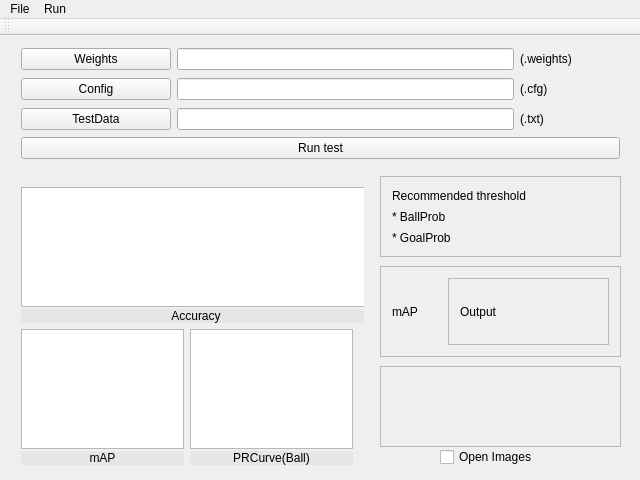
<?xml version="1.0" encoding="UTF-8"?>
<ui version="4.0">
 <class>YOLOTestUI</class>
 <widget class="QMainWindow" name="YOLOTestUI">
  <property name="geometry">
   <rect>
    <x>0</x>
    <y>0</y>
    <width>640</width>
    <height>480</height>
   </rect>
  </property>
  <property name="sizePolicy">
   <sizepolicy hsizetype="Fixed" vsizetype="Fixed">
    <horstretch>0</horstretch>
    <verstretch>0</verstretch>
   </sizepolicy>
  </property>
  <property name="windowTitle">
   <string>YOLOTestUI</string>
  </property>
  <widget class="QWidget" name="centralWidget">
   <widget class="QWidget" name="verticalLayoutWidget">
    <property name="geometry">
     <rect>
      <x>10</x>
      <y>0</y>
      <width>621</width>
      <height>134</height>
     </rect>
    </property>
    <layout class="QVBoxLayout" name="verticalLayout">
     <item>
      <layout class="QHBoxLayout" name="horizontalLayout">
       <item>
        <widget class="QPushButton" name="pushSelectWeights">
         <property name="sizePolicy">
          <sizepolicy hsizetype="Fixed" vsizetype="Fixed">
           <horstretch>0</horstretch>
           <verstretch>0</verstretch>
          </sizepolicy>
         </property>
         <property name="minimumSize">
          <size>
           <width>150</width>
           <height>0</height>
          </size>
         </property>
         <property name="text">
          <string>Weights</string>
         </property>
        </widget>
       </item>
       <item>
        <widget class="QLineEdit" name="lineWeights">
         <property name="minimumSize">
          <size>
           <width>200</width>
           <height>0</height>
          </size>
         </property>
         <property name="alignment">
          <set>Qt::AlignRight|Qt::AlignTrailing|Qt::AlignVCenter</set>
         </property>
        </widget>
       </item>
       <item>
        <widget class="QLabel" name="labelWeights">
         <property name="sizePolicy">
          <sizepolicy hsizetype="Fixed" vsizetype="Preferred">
           <horstretch>0</horstretch>
           <verstretch>0</verstretch>
          </sizepolicy>
         </property>
         <property name="minimumSize">
          <size>
           <width>100</width>
           <height>0</height>
          </size>
         </property>
         <property name="text">
          <string>(.weights)</string>
         </property>
        </widget>
       </item>
      </layout>
     </item>
     <item>
      <layout class="QHBoxLayout" name="horizontalLayout_2">
       <item>
        <widget class="QPushButton" name="pushSelectConfig">
         <property name="sizePolicy">
          <sizepolicy hsizetype="Fixed" vsizetype="Fixed">
           <horstretch>0</horstretch>
           <verstretch>0</verstretch>
          </sizepolicy>
         </property>
         <property name="minimumSize">
          <size>
           <width>150</width>
           <height>0</height>
          </size>
         </property>
         <property name="text">
          <string>Config</string>
         </property>
        </widget>
       </item>
       <item>
        <widget class="QLineEdit" name="lineConfig">
         <property name="minimumSize">
          <size>
           <width>200</width>
           <height>0</height>
          </size>
         </property>
         <property name="alignment">
          <set>Qt::AlignRight|Qt::AlignTrailing|Qt::AlignVCenter</set>
         </property>
        </widget>
       </item>
       <item>
        <widget class="QLabel" name="labelConfig">
         <property name="sizePolicy">
          <sizepolicy hsizetype="Fixed" vsizetype="Preferred">
           <horstretch>0</horstretch>
           <verstretch>0</verstretch>
          </sizepolicy>
         </property>
         <property name="minimumSize">
          <size>
           <width>100</width>
           <height>0</height>
          </size>
         </property>
         <property name="text">
          <string>(.cfg)</string>
         </property>
        </widget>
       </item>
      </layout>
     </item>
     <item>
      <layout class="QHBoxLayout" name="horizontalLayout_3">
       <item>
        <widget class="QPushButton" name="pushSelectConfig_2">
         <property name="sizePolicy">
          <sizepolicy hsizetype="Fixed" vsizetype="Fixed">
           <horstretch>0</horstretch>
           <verstretch>0</verstretch>
          </sizepolicy>
         </property>
         <property name="minimumSize">
          <size>
           <width>150</width>
           <height>0</height>
          </size>
         </property>
         <property name="text">
          <string>TestData</string>
         </property>
        </widget>
       </item>
       <item>
        <widget class="QLineEdit" name="lineConfig_2">
         <property name="minimumSize">
          <size>
           <width>200</width>
           <height>0</height>
          </size>
         </property>
         <property name="alignment">
          <set>Qt::AlignRight|Qt::AlignTrailing|Qt::AlignVCenter</set>
         </property>
        </widget>
       </item>
       <item>
        <widget class="QLabel" name="labelTestData">
         <property name="sizePolicy">
          <sizepolicy hsizetype="Fixed" vsizetype="Preferred">
           <horstretch>0</horstretch>
           <verstretch>0</verstretch>
          </sizepolicy>
         </property>
         <property name="minimumSize">
          <size>
           <width>100</width>
           <height>0</height>
          </size>
         </property>
         <property name="text">
          <string>(.txt)</string>
         </property>
        </widget>
       </item>
      </layout>
     </item>
     <item>
      <widget class="QPushButton" name="pushRunTest">
       <property name="text">
        <string>Run test</string>
       </property>
      </widget>
     </item>
    </layout>
   </widget>
   <widget class="QWidget" name="verticalLayoutWidget_5">
    <property name="geometry">
     <rect>
      <x>10</x>
      <y>140</y>
      <width>354</width>
      <height>300</height>
     </rect>
    </property>
    <layout class="QVBoxLayout" name="verticalLayout_5">
     <item>
      <layout class="QVBoxLayout" name="verticalLayout_2">
       <item>
        <widget class="QGraphicsView" name="graphics_AccuracyBar">
         <property name="sizePolicy">
          <sizepolicy hsizetype="Fixed" vsizetype="Fixed">
           <horstretch>0</horstretch>
           <verstretch>0</verstretch>
          </sizepolicy>
         </property>
         <property name="minimumSize">
          <size>
           <width>350</width>
           <height>120</height>
          </size>
         </property>
        </widget>
       </item>
       <item>
        <widget class="QLabel" name="label_3">
         <property name="sizePolicy">
          <sizepolicy hsizetype="Preferred" vsizetype="Fixed">
           <horstretch>0</horstretch>
           <verstretch>0</verstretch>
          </sizepolicy>
         </property>
         <property name="minimumSize">
          <size>
           <width>350</width>
           <height>0</height>
          </size>
         </property>
         <property name="styleSheet">
          <string notr="true">background-color: rgb(230, 230, 230);</string>
         </property>
         <property name="text">
          <string>Accuracy</string>
         </property>
         <property name="alignment">
          <set>Qt::AlignCenter</set>
         </property>
        </widget>
       </item>
      </layout>
     </item>
     <item>
      <layout class="QHBoxLayout" name="horizontalLayout_4">
       <item>
        <layout class="QVBoxLayout" name="verticalLayout_4">
         <item>
          <widget class="QGraphicsView" name="graphics_mAPBar">
           <property name="sizePolicy">
            <sizepolicy hsizetype="Fixed" vsizetype="Expanding">
             <horstretch>0</horstretch>
             <verstretch>0</verstretch>
            </sizepolicy>
           </property>
           <property name="minimumSize">
            <size>
             <width>160</width>
             <height>120</height>
            </size>
           </property>
          </widget>
         </item>
         <item>
          <widget class="QLabel" name="label_2">
           <property name="sizePolicy">
            <sizepolicy hsizetype="Preferred" vsizetype="Fixed">
             <horstretch>0</horstretch>
             <verstretch>0</verstretch>
            </sizepolicy>
           </property>
           <property name="minimumSize">
            <size>
             <width>160</width>
             <height>0</height>
            </size>
           </property>
           <property name="styleSheet">
            <string notr="true">background-color: rgb(230, 230, 230);</string>
           </property>
           <property name="text">
            <string>mAP</string>
           </property>
           <property name="alignment">
            <set>Qt::AlignCenter</set>
           </property>
          </widget>
         </item>
        </layout>
       </item>
       <item>
        <layout class="QVBoxLayout" name="verticalLayout_3">
         <item>
          <widget class="QGraphicsView" name="graphics_PRCurve">
           <property name="sizePolicy">
            <sizepolicy hsizetype="Fixed" vsizetype="Fixed">
             <horstretch>0</horstretch>
             <verstretch>0</verstretch>
            </sizepolicy>
           </property>
           <property name="minimumSize">
            <size>
             <width>160</width>
             <height>120</height>
            </size>
           </property>
          </widget>
         </item>
         <item>
          <widget class="QLabel" name="label">
           <property name="sizePolicy">
            <sizepolicy hsizetype="Preferred" vsizetype="Fixed">
             <horstretch>0</horstretch>
             <verstretch>0</verstretch>
            </sizepolicy>
           </property>
           <property name="minimumSize">
            <size>
             <width>160</width>
             <height>0</height>
            </size>
           </property>
           <property name="styleSheet">
            <string notr="true">background-color: rgb(230, 230, 230);</string>
           </property>
           <property name="text">
            <string>PRCurve(Ball)</string>
           </property>
           <property name="alignment">
            <set>Qt::AlignCenter</set>
           </property>
          </widget>
         </item>
        </layout>
       </item>
      </layout>
     </item>
    </layout>
   </widget>
   <widget class="QCheckBox" name="checkBox">
    <property name="geometry">
     <rect>
      <x>440</x>
      <y>410</y>
      <width>121</width>
      <height>22</height>
     </rect>
    </property>
    <property name="text">
     <string>Open Images</string>
    </property>
   </widget>
   <widget class="QFrame" name="frame">
    <property name="geometry">
     <rect>
      <x>380</x>
      <y>230</y>
      <width>241</width>
      <height>91</height>
     </rect>
    </property>
    <property name="frameShape">
     <enum>QFrame::StyledPanel</enum>
    </property>
    <property name="frameShadow">
     <enum>QFrame::Raised</enum>
    </property>
    <layout class="QHBoxLayout" name="horizontalLayout_5">
     <item>
      <widget class="QLabel" name="label_4">
       <property name="sizePolicy">
        <sizepolicy hsizetype="Fixed" vsizetype="Preferred">
         <horstretch>0</horstretch>
         <verstretch>0</verstretch>
        </sizepolicy>
       </property>
       <property name="minimumSize">
        <size>
         <width>50</width>
         <height>0</height>
        </size>
       </property>
       <property name="text">
        <string>mAP</string>
       </property>
      </widget>
     </item>
     <item>
      <widget class="QFrame" name="frame_mAPOutput">
       <property name="frameShape">
        <enum>QFrame::StyledPanel</enum>
       </property>
       <property name="frameShadow">
        <enum>QFrame::Raised</enum>
       </property>
       <layout class="QVBoxLayout" name="verticalLayout_6">
        <item>
         <widget class="QLabel" name="label_5">
          <property name="text">
           <string>Output</string>
          </property>
         </widget>
        </item>
       </layout>
      </widget>
     </item>
    </layout>
   </widget>
   <widget class="QFrame" name="frame_2">
    <property name="geometry">
     <rect>
      <x>380</x>
      <y>330</y>
      <width>241</width>
      <height>81</height>
     </rect>
    </property>
    <property name="frameShape">
     <enum>QFrame::StyledPanel</enum>
    </property>
    <property name="frameShadow">
     <enum>QFrame::Raised</enum>
    </property>
    <layout class="QVBoxLayout" name="verticalLayout_7"/>
   </widget>
   <widget class="QFrame" name="frameThreshold">
    <property name="geometry">
     <rect>
      <x>380</x>
      <y>140</y>
      <width>241</width>
      <height>81</height>
     </rect>
    </property>
    <property name="frameShape">
     <enum>QFrame::StyledPanel</enum>
    </property>
    <property name="frameShadow">
     <enum>QFrame::Raised</enum>
    </property>
    <layout class="QVBoxLayout" name="verticalLayout_9">
     <item>
      <widget class="QLabel" name="label_7">
       <property name="text">
        <string>Recommended threshold</string>
       </property>
      </widget>
     </item>
     <item>
      <widget class="QLabel" name="label_8">
       <property name="text">
        <string>* BallProb</string>
       </property>
       <property name="alignment">
        <set>Qt::AlignLeading|Qt::AlignLeft|Qt::AlignVCenter</set>
       </property>
      </widget>
     </item>
     <item>
      <widget class="QLabel" name="label_9">
       <property name="text">
        <string>* GoalProb</string>
       </property>
       <property name="alignment">
        <set>Qt::AlignLeading|Qt::AlignLeft|Qt::AlignVCenter</set>
       </property>
      </widget>
     </item>
    </layout>
   </widget>
  </widget>
  <widget class="QMenuBar" name="menuBar">
   <property name="geometry">
    <rect>
     <x>0</x>
     <y>0</y>
     <width>640</width>
     <height>25</height>
    </rect>
   </property>
   <widget class="QMenu" name="menu">
    <property name="title">
     <string>File</string>
    </property>
    <addaction name="actionOpen_Weights"/>
    <addaction name="actionOpen_cfg"/>
    <addaction name="actionOpen_testdata"/>
   </widget>
   <widget class="QMenu" name="menuRun">
    <property name="title">
     <string>Run</string>
    </property>
    <addaction name="actionRun"/>
   </widget>
   <addaction name="menu"/>
   <addaction name="menuRun"/>
  </widget>
  <widget class="QToolBar" name="mainToolBar">
   <attribute name="toolBarArea">
    <enum>TopToolBarArea</enum>
   </attribute>
   <attribute name="toolBarBreak">
    <bool>false</bool>
   </attribute>
  </widget>
  <action name="actionOpen_Weights">
   <property name="text">
    <string>open weights</string>
   </property>
  </action>
  <action name="actionOpen_cfg">
   <property name="text">
    <string>open cfg</string>
   </property>
  </action>
  <action name="actionOpen_testdata">
   <property name="text">
    <string>open testdata</string>
   </property>
  </action>
  <action name="actionRun">
   <property name="text">
    <string>Run</string>
   </property>
  </action>
 </widget>
 <layoutdefault spacing="6" margin="11"/>
 <resources/>
 <connections/>
</ui>
